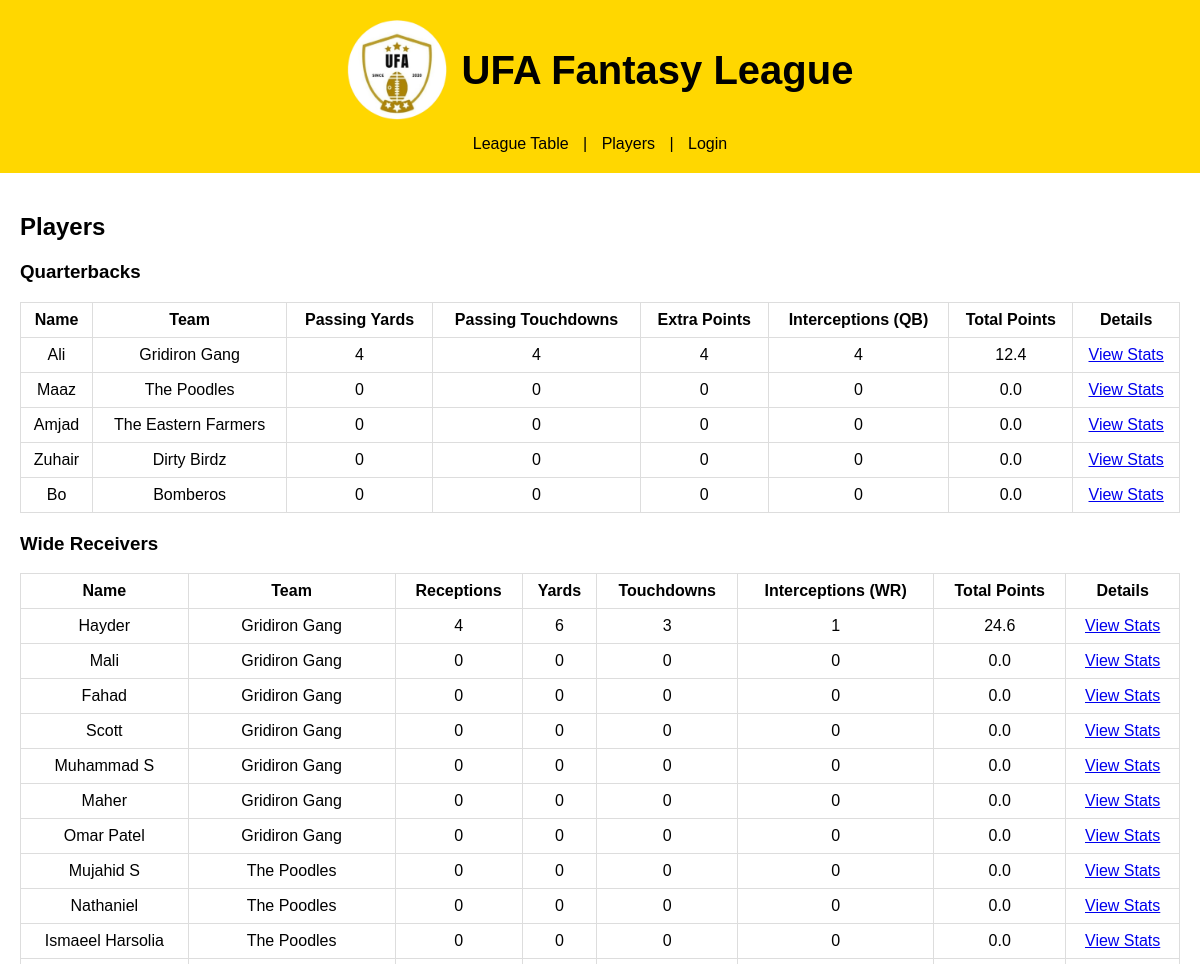
Before: /players (upper part) with the older database file.
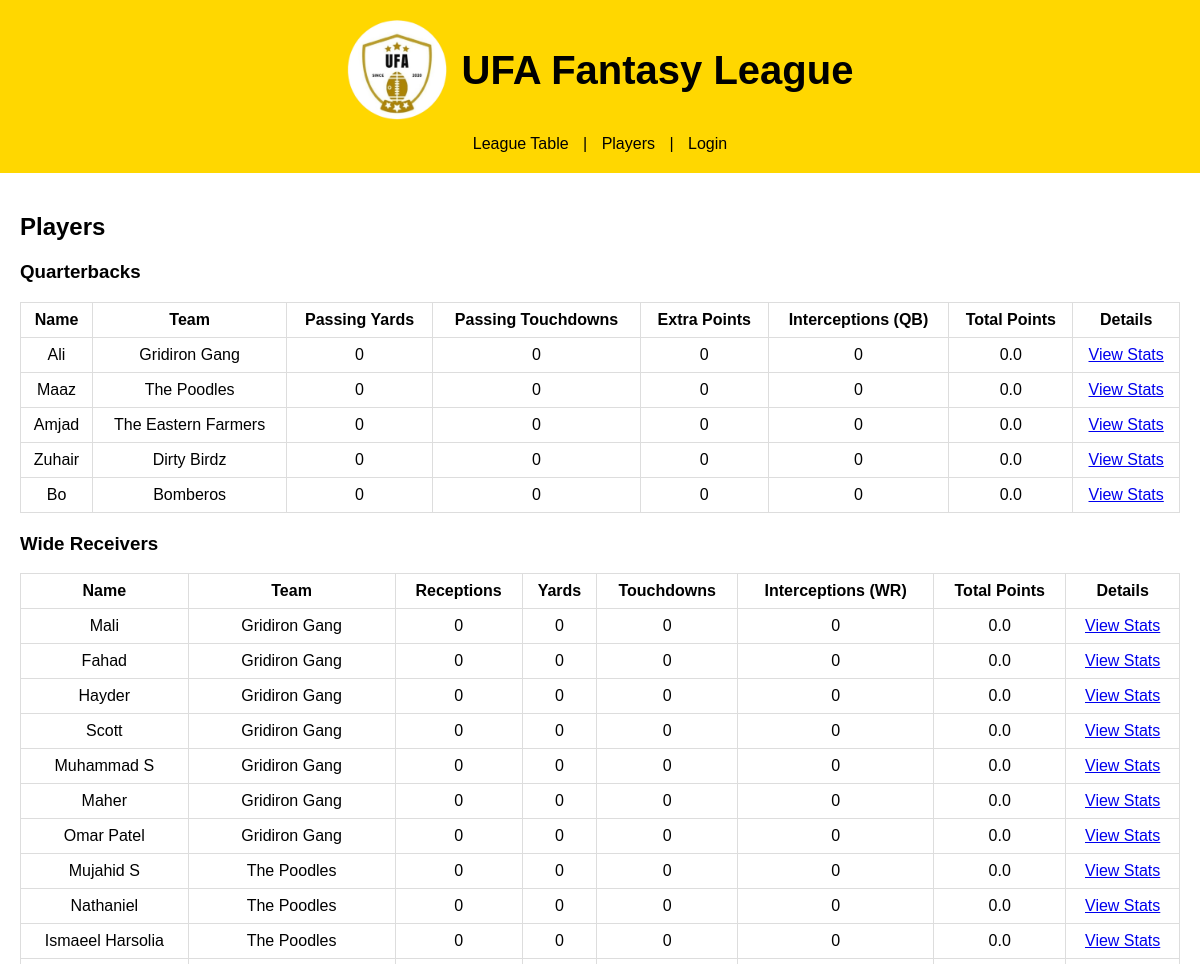
After: the same page with the newer database file.
### tables this page shows
CREATE TABLE players (
        id INTEGER PRIMARY KEY AUTOINCREMENT,
        name TEXT NOT NULL,
        team_id INTEGER,
        position TEXT NOT NULL,
        receptions INTEGER DEFAULT 0,
        yards INTEGER DEFAULT 0,
        touchdowns INTEGER DEFAULT 0,
        passing_yards INTEGER DEFAULT 0,
        passing_touchdowns INTEGER DEFAULT 0,
        extra_points INTEGER DEFAULT 0,
        interceptions INTEGER DEFAULT 0,
        interceptions_qb INTEGER DEFAULT 0,  -- Interceptions for Quarterbacks
        FOREIGN KEY(team_id) REFERENCES teams(id)
    );

CREATE TABLE teams (
        id INTEGER PRIMARY KEY AUTOINCREMENT,
        name TEXT NOT NULL
    );

### app.py (the view)
@app.route('/players')
def players():
    conn = get_db_connection()
    quarterbacks = conn.execute('''
        SELECT players.id, players.name, teams.name as team,
               players.passing_yards, players.passing_touchdowns, players.extra_points, players.interceptions_qb,
               ROUND(0.1 * players.passing_yards + 4 * players.passing_touchdowns + 1 * players.extra_points - 2 * players.interceptions_qb, 2) as total_points
        FROM players
        JOIN teams ON players.team_id = teams.id
        WHERE players.position = 'Quarterback'
        ORDER BY total_points DESC
    ''').fetchall()
    wide_receivers = conn.execute('''
        SELECT players.id, players.name, teams.name as team,
               players.receptions, players.yards, players.touchdowns, players.interceptions,
               ROUND(1 * players.receptions + 0.1 * players.yards + 6 * players.touchdowns + 2 * players.interceptions, 2) as total_points
        FROM players
        JOIN teams ON players.team_id = teams.id
        WHERE players.position = 'Wide Receiver'
        ORDER BY total_points DESC
    ''').fetchall()
    conn.close()
    return render_template('players.html', quarterbacks=quarterbacks, wide_receivers=wide_receivers)

### app.py (called while the page is built)
def get_db_connection():
    conn = sqlite3.connect(DATABASE)
    conn.row_factory = sqlite3.Row  # To access columns by name
    return conn

### templates/players.html
{% extends 'base.html' %}
{% block content %}
<h2>Players</h2>
<h3>Quarterbacks</h3>
<table>
    <thead>
        <tr>
            <th>Name</th>
            <th>Team</th>
            <th>Passing Yards</th>
            <th>Passing Touchdowns</th>
            <th>Extra Points</th>
            <th>Interceptions (QB)</th>
            <th>Total Points</th>
            <th>Details</th>
        </tr>
    </thead>
    <tbody>
        {% for qb in quarterbacks %}
        <tr>
            <td>{{ qb.name }}</td>
            <td>{{ qb.team }}</td>
            <td>{{ qb.passing_yards }}</td>
            <td>{{ qb.passing_touchdowns }}</td>
            <td>{{ qb.extra_points }}</td>
            <td>{{ qb.interceptions_qb }}</td>
            <td>{{ qb.total_points }}</td>
            <td><a href="{{ url_for('player_detail', player_id=qb.id) }}">View Stats</a></td>
        </tr>
        {% endfor %}
    </tbody>
</table>
<h3>Wide Receivers</h3>
<table>
    <thead>
        <tr>
            <th>Name</th>
            <th>Team</th>
            <th>Receptions</th>
            <th>Yards</th>
            <th>Touchdowns</th>
            <th>Interceptions (WR)</th>
            <th>Total Points</th>
            <th>Details</th>
        </tr>
    </thead>
    <tbody>
        {% for wr in wide_receivers %}
        <tr>
            <td>{{ wr.name }}</td>
            <td>{{ wr.team }}</td>
            <td>{{ wr.receptions }}</td>
            <td>{{ wr.yards }}</td>
            <td>{{ wr.touchdowns }}</td>
            <td>{{ wr.interceptions }}</td>
            <td>{{ wr.total_points }}</td>
            <td><a href="{{ url_for('player_detail', player_id=wr.id) }}">View Stats</a></td>
        </tr>
        {% endfor %}
    </tbody>
</table>
{% endblock %}

Changed rows visible on the page:
changed players "Ali": passing_yards "4" → "0"; passing_touchdowns "4" → "0"; extra_points "4" → "0"; interceptions_qb "4" → "0"; total_points "12.4" → "0.0"
changed players "Hayder": receptions "4" → "0"; yards "6" → "0"; touchdowns "3" → "0"; interceptions "1" → "0"; total_points "24.6" → "0.0"; moves down the list
